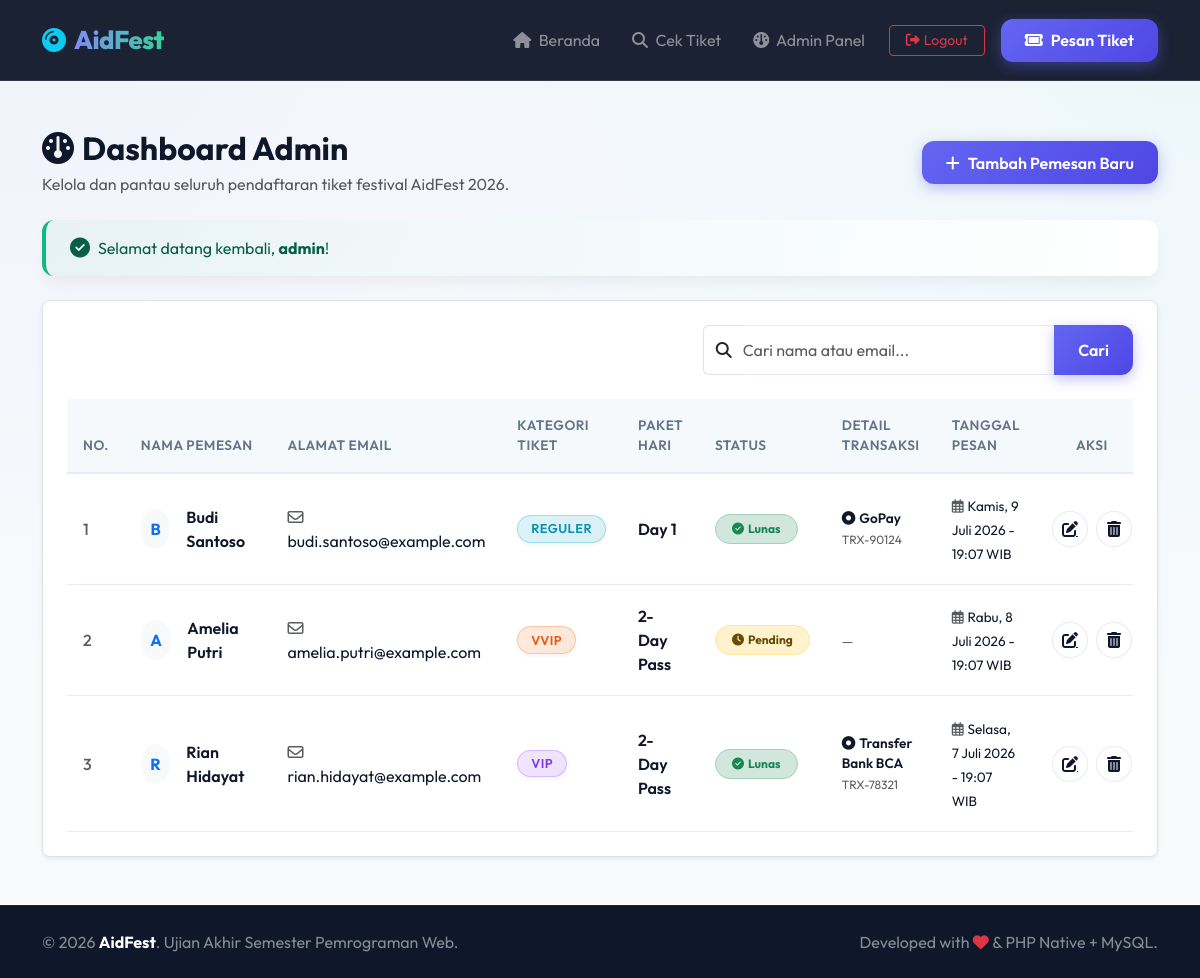
The page /admin/index.php (signed in) on the database its author committed.
### tables this page shows
CREATE TABLE IF NOT EXISTS pendaftaran_tiket (
    id_tiket INT AUTO_INCREMENT PRIMARY KEY,
    nama_pemesan VARCHAR(100) NOT NULL,
    email VARCHAR(100) NOT NULL UNIQUE,
    kategori_tiket ENUM('Reguler', 'VIP', 'VVIP') NOT NULL,
    paket_hari ENUM('Day 1', 'Day 2', '2-Day Pass') DEFAULT '2-Day Pass',
    status_pembayaran ENUM('Pending', 'Lunas', 'Batal') DEFAULT 'Pending',
    metode_pembayaran VARCHAR(50) DEFAULT NULL,
    kode_pembayaran VARCHAR(50) DEFAULT NULL,
    tanggal_pesan DATETIME DEFAULT CURRENT_TIMESTAMP
);

### includes/functions.php (called while the page is built, shortened)
<?php
function get_all_tickets($pdo, $search = '') {
    try {
        if ($search !== '') {
            $sql = "SELECT * FROM pendaftaran_tiket WHERE nama_pemesan LIKE :search OR email LIKE :search ORDER BY tanggal_pesan DESC";
            $stmt = $pdo->prepare($sql);
            $stmt->execute(['search' => "%$search%"]);
        } else {
            $sql = "SELECT * FROM pendaftaran_tiket ORDER BY tanggal_pesan DESC";
            $stmt = $pdo->query($sql);
        }
        return $stmt->fetchAll();
    } catch (PDOException $e) {
        die("Gagal memuat data pendaftaran: " . $e->getMessage());
    }
}
function format_tanggal_indo($dateStr) {
    $timestamp = strtotime($dateStr);
    $hari = ['Minggu', 'Senin', 'Selasa', 'Rabu', 'Kamis', 'Jumat', 'Sabtu'];
    $bulan = [
        1 => 'Januari', 'Februari', 'Maret', 'April', 'Mei', 'Juni',
        'Juli', 'Agustus', 'September', 'Oktober', 'November', 'Desember'
    ];
    $numHari = date('w', $timestamp);
    $tgl = date('j', $timestamp);
    $numBulan = date('n', $timestamp);
    $tahun = date('Y', $timestamp);
    $jam = date('H:i', $timestamp);
    return $hari[$numHari] . ", " . $tgl . " " . $bulan[$numBulan] . " " . $tahun . " - " . $jam . " WIB";
}
?>

### admin/index.php (the view, shortened to what this page needs)
<?php
require_once '../includes/functions.php';
$search = isset($_GET['search']) ? trim($_GET['search']) : '';
$pendaftaran = get_all_tickets($pdo, $search);
include_once '../includes/header.php';
?>
<div class="container my-5">
    <div class="d-flex flex-column flex-md-row justify-content-between align-items-md-center gap-3 mb-4">
        <div>
            <h2 class="fw-bold text-slate-800 mb-1"><i class="fa-solid fa-gauge text-indigo me-2"></i>Dashboard Admin</h2>
            <p class="text-muted mb-0">Kelola dan pantau seluruh pendaftaran tiket festival AidFest 2026.</p>
        </div>
        <div>
            <a href="../create.php" class="btn btn-premium-primary" id="btn-tambah-pemesan">
                <i class="fa-solid fa-plus me-2"></i>Tambah Pemesan Baru
            </a>
        </div>
    </div>
    <?php if (isset($_SESSION['success'])): ?>
        <div class="alert alert-success alert-aidfest d-flex align-items-center mb-4" role="alert">
            <i class="fa-solid fa-circle-check fs-5 me-2"></i>
            <div><?php echo $_SESSION['success']; unset($_SESSION['success']); ?></div>
        </div>
    <?php endif; ?>
    <div class="bg-white rounded-3 border shadow-sm p-4">
        <div class="row justify-content-end mb-4">
            <div class="col-md-5">
                <form action="index.php" method="GET">
                    <div class="input-group">
                        <span class="input-group-text bg-white border-end-0 text-slate-400"><i class="fa-solid fa-magnifying-glass"></i></span>
                        <input type="text" name="search" class="form-control border-start-0 ps-0" placeholder="Cari nama atau email..." value="<?php echo htmlspecialchars($search); ?>" id="search-input">
                        <button class="btn btn-premium-primary" type="submit">Cari</button>
                    </div>
                </form>
            </div>
        </div>
        <div class="table-responsive">
            <table class="table table-aidfest" id="ticket-table">
                <thead>
                    <tr>
                        <th style="width: 50px;">No.</th>
                        <th>Nama Pemesan</th>
                        <th>Alamat Email</th>
                        <th>Kategori Tiket</th>
                        <th>Paket Hari</th>
                        <th>Status</th>
                        <th>Detail Transaksi</th>
                        <th>Tanggal Pesan</th>
                        <th style="width: 120px;" class="text-center">Aksi</th>
                    </tr>
                </thead>
                <tbody>
                    <?php if (count($pendaftaran) > 0): ?>
                        <?php $no = 1; foreach ($pendaftaran as $row): ?>
                            <tr>
                                <td><span class="text-muted fw-medium"><?php echo $no++; ?></span></td>
                                <td>
                                    <div class="d-flex align-items-center">
                                        <div class="avatar bg-light text-primary rounded-circle d-flex align-items-center justify-content-center fw-bold me-3" style="width: 40px; height: 40px;">
                                            <?php echo strtoupper(substr($row['nama_pemesan'], 0, 1)); ?>
                                        </div>
                                        <span class="fw-semibold text-slate-800"><?php echo htmlspecialchars($row['nama_pemesan']); ?></span>
                                    </div>
                                </td>
                                <td>
                                    <span class="text-slate-600"><i class="fa-regular fa-envelope me-1 text-muted"></i><?php echo htmlspecialchars($row['email']); ?></span>
                                </td>
                                <td>
                                    <?php
                                    $badgeClass = '';
                                    if ($row['kategori_tiket'] == 'Reguler') $badgeClass = 'badge-reguler';
                                    elseif ($row['kategori_tiket'] == 'VIP') $badgeClass = 'badge-vip';
                                    elseif ($row['kategori_tiket'] == 'VVIP') $badgeClass = 'badge-vvip';
                                    ?>
                                    <span class="badge badge-category <?php echo $badgeClass; ?>">
                                        <?php echo $row['kategori_tiket']; ?>
                                    </span>
                                </td>
                                <td>
                                    <span class="fw-semibold text-slate-700"><?php echo htmlspecialchars($row['paket_hari']); ?></span>
                                </td>
                                <td>
                                    <?php if ($row['status_pembayaran'] === 'Lunas'): ?>
                                        <span class="badge bg-success-subtle text-success border border-success-subtle px-3 py-2 rounded-pill"><i class="fa-solid fa-circle-check me-1"></i>Lunas</span>
                                    <?php elseif ($row['status_pembayaran'] === 'Pending'): ?>
                                        <span class="badge bg-warning-subtle text-warning-emphasis border border-warning-subtle px-3 py-2 rounded-pill"><i class="fa-solid fa-clock me-1"></i>Pending</span>
                                    <?php else: ?>
                                        <span class="badge bg-danger-subtle text-danger border border-danger-subtle px-3 py-2 rounded-pill"><i class="fa-solid fa-circle-xmark me-1"></i>Batal</span>
                                    <?php endif; ?>
                                </td>
                                <td>
                                    <?php if ($row['status_pembayaran'] === 'Lunas'): ?>
                                        <div class="text-slate-700" style="font-size: 0.85rem;">
                                            <span class="d-block fw-semibold"><i class="fa-solid fa-circle-dot text-indigo me-1"></i><?php echo htmlspecialchars($row['metode_pembayaran']); ?></span>
                                            <span class="text-muted text-uppercase" style="font-size: 0.75rem;"><?php echo htmlspecialchars($row['kode_pembayaran']); ?></span>
                                        </div>
                                    <?php else: ?>
                                        <span class="text-muted" style="font-size: 0.85rem;">—</span>
                                    <?php endif; ?>
                                </td>
                                <td>
                                    <span class="text-slate-500" style="font-size: 0.85rem;">
                                        <i class="fa-regular fa-calendar-days me-1 text-muted"></i><?php echo format_tanggal_indo($row['tanggal_pesan']); ?>
                                    </span>
                                </td>
                                <td class="text-center">
                                    <div class="d-flex justify-content-center gap-2">
                                        <a href="edit.php?id=<?php echo $row['id_tiket']; ?>" class="btn-action edit" title="Edit Data" id="edit-btn-<?php echo $row['id_tiket']; ?>">
                                            <i class="fa-solid fa-pen-to-square"></i>
                                        </a>
                                        <a href="delete.php?id=<?php echo $row['id_tiket']; ?>" class="btn-action delete btn-delete-confirm" data-name="<?php echo htmlspecialchars($row['nama_pemesan']); ?>" title="Hapus Data" id="delete-btn-<?php echo $row['id_tiket']; ?>">
                                            <i class="fa-solid fa-trash-can"></i>
                                        </a>
                                    </div>
                                </td>
                            </tr>
                        <?php endforeach; ?>
                    <?php endif; ?>
                </tbody>
            </table>
        </div>
    </div>
</div>
<?php
include_once '../includes/footer.php';
?>

### rows shown on the page
pendaftaran_tiket: nama_pemesan "B", nama_pemesan "Budi Santoso", email "budi.santoso@example.com", kategori_tiket "REGULER", paket_hari "Day 1", status_pembayaran "Lunas" (drawn), metode_pembayaran "GoPay", kode_pembayaran "TRX-90124", tanggal_pesan "Kamis, 9 Juli 2026 - 19:07 WIB"
pendaftaran_tiket: nama_pemesan "A", nama_pemesan "Amelia Putri", email "amelia.putri@example.com", kategori_tiket "VVIP", paket_hari "2-Day Pass", status_pembayaran "Pending" (drawn), tanggal_pesan "Rabu, 8 Juli 2026 - 19:07 WIB"
pendaftaran_tiket: nama_pemesan "R", nama_pemesan "Rian Hidayat", email "rian.hidayat@example.com", kategori_tiket "VIP", paket_hari "2-Day Pass", status_pembayaran "Lunas" (drawn), metode_pembayaran "Transfer Bank BCA", kode_pembayaran "TRX-78321", tanggal_pesan "Selasa, 7 Juli 2026 - 19:07 WIB"

### other values the page prints
$_SESSION['success'] "Selamat datang kembali, admin !"
